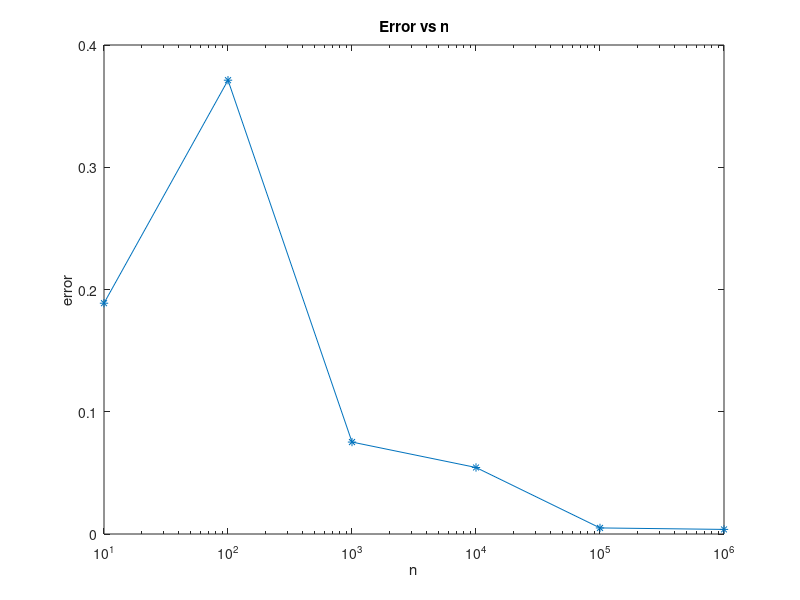

Write MATLAB code to recreate this figure.
clear all; close all; clc;

n     = [10, 100, 1000, 10000, 100000, 1000000];
R     = 1; vol   = zeros (1, length(n)); error = zeros (1, length(n));

for k = 1:length(n)
    
    count = 0;
    for i = 1:n(k)
        
        x = 2 * rand - R; y = 2 * rand - R; z = 2 * rand - R;
        if x^2 + y^2 + z^2 <= R^2
            count = count + 1;
        end
        
    end
    vol(k)   = ( count / n(k) ) * (2 * R)^3;
    error(k) = abs ( (4 * pi / 3) * R^3 - vol(k) );
    
end

semilogx ( n, error, '-*' );
title('Error vs n'); xlabel('n'); ylabel('error');